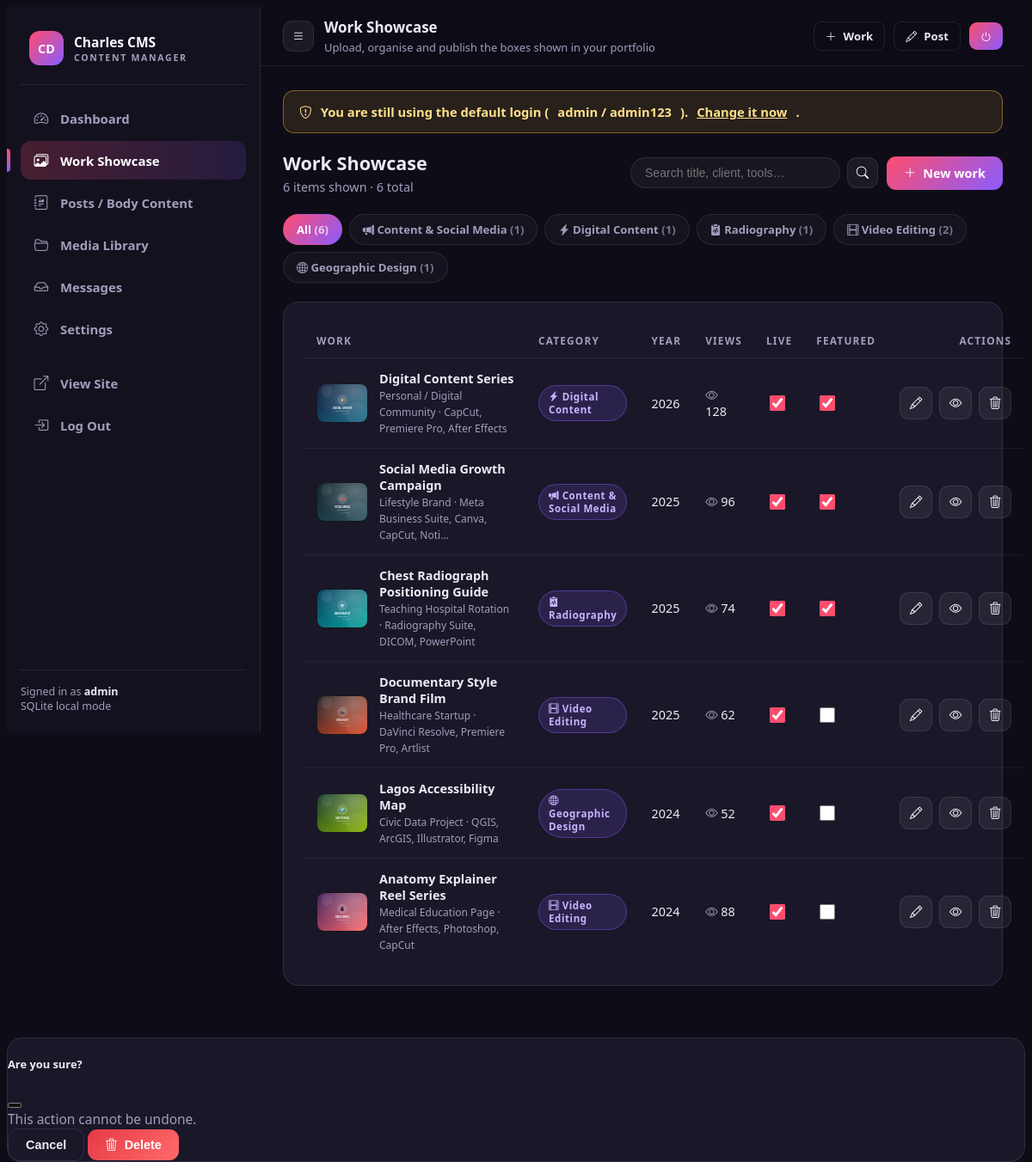
/admin/works.php (signed in), run on the app's committed database.
### tables this page shows
CREATE TABLE users (
                id INTEGER PRIMARY KEY AUTOINCREMENT,
                username TEXT NOT NULL UNIQUE,
                email TEXT NOT NULL DEFAULT '',
                password_hash TEXT NOT NULL,
                full_name TEXT NOT NULL DEFAULT '',
                created_at TEXT NOT NULL DEFAULT (datetime('now')),
                updated_at TEXT NOT NULL DEFAULT (datetime('now'))
            );

CREATE TABLE works (
                id INTEGER PRIMARY KEY AUTOINCREMENT,
                title TEXT NOT NULL,
                slug TEXT NOT NULL,
                category TEXT NOT NULL DEFAULT 'content-social',
                client TEXT NOT NULL DEFAULT '',
                tools TEXT NOT NULL DEFAULT '',
                year TEXT NOT NULL DEFAULT '',
                description TEXT NOT NULL DEFAULT '',
                image TEXT NOT NULL DEFAULT '',
                video_url TEXT NOT NULL DEFAULT '',
                external_url TEXT NOT NULL DEFAULT '',
                status TEXT NOT NULL DEFAULT 'published',
                is_featured INTEGER NOT NULL DEFAULT 0,
                views INTEGER NOT NULL DEFAULT 0,
                created_at TEXT NOT NULL DEFAULT (datetime('now')),
                updated_at TEXT NOT NULL DEFAULT (datetime('now'))
            );

### config/functions.php (called while the page is built, shortened)
<?php
require_once __DIR__ . '/db.php';
function app_base(): string
{
    static $base = null;
    if ($base !== null) {
        return $base;
    }
    $script = str_replace('\\', '/', $_SERVER['SCRIPT_NAME'] ?? '/');
    $dir = dirname($script);
    $dir = str_replace('\\', '/', $dir);
    $dir = preg_replace('#/(admin|actions)$#', '', $dir) ?? $dir;
    if ($dir === '' || $dir === '.') {
        $dir = '/';
    }
    $base = rtrim($dir, '/') . '/';
    return $base;
}
function url(string $path = ''): string
{
    return app_base() . ltrim($path, '/');
}
function e(?string $value): string
{
    return htmlspecialchars((string) $value, ENT_QUOTES | ENT_SUBSTITUTE, 'UTF-8');
}
function excerpt_text(string $html, int $length = 160): string
{
    $text = trim(preg_replace('/\s+/', ' ', strip_tags($html)) ?? '');
    if (mb_strlen($text) <= $length) {
        return $text;
    }
    return rtrim(mb_substr($text, 0, $length)) . '…';
}
function work_categories(): array
{
    return [
        'content-social' => 'Content & Social Media',
        'digital'        => 'Digital Content',
        'radiography'    => 'Radiography',
        'video'          => 'Video Editing',
        'geographic'     => 'Geographic Design',
    ];
}
function category_label(string $key): string
{
    $cats = work_categories();
    return $cats[$key] ?? ucfirst(str_replace('-', ' ', $key));
}
function category_icon(string $key): string
{
    return match ($key) {
        'content-social' => 'bi-megaphone-fill',
        'digital'        => 'bi-lightning-charge-fill',
        'radiography'    => 'bi-clipboard2-pulse-fill',
        'video'          => 'bi-film',
        'geographic'     => 'bi-globe2',
        default          => 'bi-grid',
    };
}
function current_user(): ?array
{
    static $user = false;
    if ($user === false) {
        $user = row('SELECT * FROM users WHERE id = :id', [':id' => (int) $_SESSION['user_id']]);
    }
    return $user;
}
function require_admin(): array
{
    $user = current_user();
    return $user;
}

### config/db.php (called while the page is built, shortened)
<?php
function db(): PDO
{
    static $pdo = null;
    if ($pdo instanceof PDO) {
        return $pdo;
    }
    $options = [
        PDO::ATTR_ERRMODE            => PDO::ERRMODE_EXCEPTION,
        PDO::ATTR_DEFAULT_FETCH_MODE => PDO::FETCH_ASSOC,
        PDO::ATTR_EMULATE_PREPARES   => false,
    ];
    if (DB_DRIVER === 'sqlite') {
        $pdo = new PDO('sqlite:' . SQLITE_PATH, null, null, $options);
        $pdo->exec('PRAGMA journal_mode = WAL');
        $pdo->exec('PRAGMA foreign_keys = ON');
    }
    return $pdo;
}
function q(string $sql, array $params = []): PDOStatement
{
    $stmt = db()->prepare($sql);
    $stmt->execute($params);
    return $stmt;
}
function rows(string $sql, array $params = []): array
{
    return q($sql, $params)->fetchAll();
}
function row(string $sql, array $params = []): ?array
{
    $r = q($sql, $params)->fetch();
    return $r === false ? null : $r;
}
function scalar(string $sql, array $params = [], mixed $default = null): mixed
{
    $v = q($sql, $params)->fetchColumn();
    return $v === false ? $default : $v;
}

### admin/works.php (the view, shortened to what this page needs)
<?php
require_once __DIR__ . '/includes/layout.php';
$cat     = (string) ($_GET['cat'] ?? 'all');
$search  = trim((string) ($_GET['q'] ?? ''));
$filter  = in_array($cat, array_merge(['all'], array_keys(work_categories())), true) ? $cat : 'all';
$sql    = 'SELECT * FROM works WHERE 1=1';
$params = [];
$sql .= ' ORDER BY is_featured DESC, created_at DESC';
$works = rows($sql, $params);
$counts = [
    'all' => (int) scalar('SELECT COUNT(*) FROM works', [], 0),
];
foreach (array_keys(work_categories()) as $key) {
    $counts[$key] = (int) scalar('SELECT COUNT(*) FROM works WHERE category = :c', [':c' => $key], 0);
}
admin_header('Work Showcase', 'works', 'Upload, organise and publish the boxes shown in your portfolio');
?>
<div class="toolbar-row">
  <div>
    <h1>Work Showcase</h1>
    <p><?= (int) count($works) ?> item<?= count($works) === 1 ? '' : 's' ?> shown · <?= $counts['all'] ?> total</p>
  </div>
  <div style="display:flex;gap:10px;flex-wrap:wrap;align-items:center">
    <form method="get" action="<?= e(url('admin/works.php')) ?>" style="display:flex;gap:8px">
      <input type="text" name="q" value="<?= e($search) ?>" placeholder="Search title, client, tools…"
             style="background:rgba(255,255,255,.045);border:1px solid var(--a-line);border-radius:999px;color:var(--a-text);padding:9px 16px;font-size:.88rem;outline:none;min-width:210px">
      <button class="btn-a ghost-icon" type="submit" title="Search"><i class="bi bi-search"></i></button>
    </form>
    <a class="btn-a" href="<?= e(url('admin/work-form.php')) ?>"><i class="bi bi-plus-lg"></i> New work</a>
  </div>
</div>
<div class="filter-pills" style="margin-bottom:22px">
  <a href="<?= e(url('admin/works.php')) ?>" class="<?= $filter === 'all' ? 'on' : '' ?>">All <span style="opacity:.7">(<?= $counts['all'] ?>)</span></a>
  <?php foreach (work_categories() as $key => $label): ?>
    <a href="<?= e(url('admin/works.php?cat=' . urlencode($key))) ?>" class="<?= $filter === $key ? 'on' : '' ?>">
      <i class="bi <?= e(category_icon($key)) ?>"></i> <?= e($label) ?> <span style="opacity:.7">(<?= $counts[$key] ?>)</span>
    </a>
  <?php endforeach; ?>
</div>
<div class="a-card">
  <?php if (!$works): ?>
    <div class="empty-a">
      <i class="bi bi-images"></i>
      <p><?= $search !== '' ? 'No work matches “' . e($search) . '”.' : 'Nothing here yet.' ?></p>
      <a class="btn-a" href="<?= e(url('admin/work-form.php')) ?>"><i class="bi bi-plus-lg"></i> Upload your first piece of work</a>
    </div>
  <?php else: ?>
  <div class="table-responsive-a">
    <table class="a-table">
      <thead>
        <tr>
          <th>Work</th>
          <th>Category</th>
          <th>Year</th>
          <th>Views</th>
          <th>Live</th>
          <th>Featured</th>
          <th style="text-align:right">Actions</th>
        </tr>
      </thead>
      <tbody>
        <?php foreach ($works as $w): $wid = (int) $w['id']; ?>
        <tr>
          <td>
            <div style="display:flex;align-items:center;gap:13px;min-width:230px">
              <img class="thumb-sm" src="<?= e(url($w['image'])) ?>" alt="" loading="lazy">
              <div style="min-width:0">
                <b style="display:block"><?= e($w['title']) ?></b>
                <small style="color:var(--a-muted)"><?= e($w['client'] ?: 'Personal project') ?><?= $w['tools'] ? ' · ' . e(excerpt_text($w['tools'], 40)) : '' ?></small>
              </div>
            </div>
          </td>
          <td><span class="badge-a cat"><i class="bi <?= e(category_icon($w['category'])) ?>"></i> <?= e(category_label($w['category'])) ?></span></td>
          <td><?= e($w['year'] ?: '—') ?></td>
          <td><i class="bi bi-eye" style="color:var(--a-muted)"></i> <?= (int) $w['views'] ?></td>
          <td>
            <label class="check-a" title="Show on the public portfolio">
              <input type="checkbox" data-toggle-url="<?= e(url('actions/toggle.php?type=work&field=status&id=' . $wid)) ?>"
                     <?= $w['status'] === 'published' ? 'checked' : '' ?>>
            </label>
          </td>
          <td>
            <label class="check-a" title="Pin to the front of the grid">
              <input type="checkbox" data-toggle-url="<?= e(url('actions/toggle.php?type=work&field=is_featured&id=' . $wid)) ?>"
                     <?= (int) $w['is_featured'] === 1 ? 'checked' : '' ?>>
            </label>
          </td>
          <td>
            <div style="display:flex;gap:8px;justify-content:flex-end">
              <a class="btn-a ghost-icon" href="<?= e(url('admin/work-form.php?id=' . $wid)) ?>" title="Edit"><i class="bi bi-pencil"></i></a>
              <a class="btn-a ghost-icon" href="<?= e(url('index.php')) ?>#work" target="_blank" title="View on site"><i class="bi bi-eye"></i></a>
              <a class="btn-a ghost-icon del" href="#"
                 data-confirm-url="<?= e(url('actions/delete.php?type=work&id=' . $wid)) ?>"
                 data-confirm-text="Delete “<?= e($w['title']) ?>”? The uploaded image is removed too."
                 title="Delete"><i class="bi bi-trash3"></i></a>
            </div>
          </td>
        </tr>
        <?php endforeach; ?>
      </tbody>
    </table>
  </div>
  <?php endif; ?>
</div>
<?php admin_footer(); ?>

### admin/includes/layout.php (shortened to what this page needs)
<?php
function admin_header(string $title, string $active, string $subtitle = ''): void
{
    $user = require_admin();
    $navItems = [
        'dashboard' => ['index.php', 'bi-speedometer2', 'Dashboard'],
        'works'     => ['works.php', 'bi-images', 'Work Showcase'],
        'posts'     => ['posts.php', 'bi-journal-richtext', 'Posts / Body Content'],
        'media'     => ['media.php', 'bi-folder2-open', 'Media Library'],
        'messages'  => ['messages.php', 'bi-inbox', 'Messages'],
        'settings'  => ['settings.php', 'bi-gear', 'Settings'],
    ];
    ?>
<!DOCTYPE html>
<html lang="en">
<head>
<link rel="stylesheet" href="<?= e(url('assets/vendor/bootstrap-icons/bootstrap-icons.css')) ?>">
<link rel="stylesheet" href="<?= e(url('assets/css/admin.css')) ?>">
</head>
<body class="admin-body">
<div class="admin-shell">
  <aside class="admin-side" id="adminSide">
    <div class="side-brand">
      <span class="mark">CD</span>
      <div>Charles CMS<small>Content Manager</small></div>
    </div>
    <ul class="side-nav">
      <?php foreach ($navItems as $key => $item): ?>
      <li>
        <a href="<?= e(url('admin/' . $item[0])) ?>" class="<?= $active === $key ? 'active' : '' ?>">
          <i class="bi <?= e($item[1]) ?>"></i> <?= e($item[2]) ?>
        </a>
      </li>
      <?php endforeach; ?>
      <li style="margin-top:14px"><a href="<?= e(url('index.php')) ?>" target="_blank"><i class="bi bi-box-arrow-up-right"></i> View Site</a></li>
      <li><a href="<?= e(url('admin/login.php?logout=1')) ?>"><i class="bi bi-box-arrow-in-right"></i> Log Out</a></li>
    </ul>
    <div class="side-foot">
      Signed in as <b style="color:var(--a-text)"><?= e($user['username']) ?></b><br>
      <?= DB_DRIVER === 'sqlite' ? 'SQLite local mode' : 'MySQL database' ?>
    </div>
  </aside>
  <div class="admin-main">
    <div class="admin-top">
      <div style="display:flex;align-items:center;gap:12px">
        <button class="btn-a ghost-icon side-toggle" id="sideToggle" aria-label="Menu"><i class="bi bi-list"></i></button>
        <div>
          <h2><?= e($title) ?></h2>
          <?php if ($subtitle): ?><small style="color:var(--a-muted)"><?= e($subtitle) ?></small><?php endif; ?>
        </div>
      </div>
      <div class="top-actions">
        <a class="btn-a outline sm" href="<?= e(url('admin/work-form.php')) ?>"><i class="bi bi-plus-lg"></i> Work</a>
        <a class="btn-a outline sm" href="<?= e(url('admin/post-form.php')) ?>"><i class="bi bi-pencil"></i> Post</a>
        <a class="btn-a sm" href="<?= e(url('admin/login.php?logout=1')) ?>"><i class="bi bi-power"></i></a>
      </div>
    </div>
    <main class="admin-content">
    <?php if (password_verify(DEFAULT_ADMIN_PASS, (string) scalar('SELECT password_hash FROM users WHERE username = :u', [':u' => DEFAULT_ADMIN_USER], ''))): ?>
      <div class="a-alert warning"><i class="bi bi-shield-exclamation"></i>
        You are still using the default login (<b><?= e(DEFAULT_ADMIN_USER) ?> / <?= e(DEFAULT_ADMIN_PASS) ?></b>).
        <a href="<?= e(url('admin/settings.php')) ?>#security" style="color:inherit;text-decoration:underline">Change it now</a>.
      </div>
    <?php endif; ?>
<?php
}
function admin_footer(): void
{
    ?>
    </main>
  </div>
</div>
<div class="modal fade" id="confirmModal" tabindex="-1" aria-hidden="true">
  <div class="modal-dialog modal-dialog-centered">
    <div class="modal-content">
      <div class="modal-header">
        <h5 class="modal-title" style="font-weight:800">Are you sure?</h5>
        <button type="button" class="btn-close" data-bs-dismiss="modal" aria-label="Close"></button>
      </div>
      <div class="modal-body">
        <p id="confirmText" style="margin:0;color:var(--a-muted)">This action cannot be undone.</p>
      </div>
      <div class="modal-footer">
        <button type="button" class="btn-a outline" data-bs-dismiss="modal">Cancel</button>
        <button type="button" class="btn-a danger" id="confirmYes"><i class="bi bi-trash3"></i> Delete</button>
      </div>
    </div>
  </div>
</div>
</body>
</html>
    <?php
}

### data on the page
users: username "admin"
works: is_featured "1", id "2", image (picture), title "Social Media Growth Campaign", client "Lifestyle Brand", tools "Meta Business Suite, Canva, CapCut, Noti…", category "Content & Social Media", year "2025", views "96", status "☑", is_featured "☑"
works: image (picture), title "Digital Content Series", client "Personal / Digital Community", tools "CapCut, Premiere Pro, After Effects", category "Digital Content", year "2026", views "128", status "☑", is_featured "☑"
works: image (picture), title "Chest Radiograph Positioning Guide", client "Teaching Hospital Rotation", tools "Radiography Suite, DICOM, PowerPoint", category "Radiography", year "2025", views "74", status "☑", is_featured "☑"
works: image (picture), title "Documentary Style Brand Film", client "Healthcare Startup", tools "DaVinci Resolve, Premiere Pro, Artlist", category "Video Editing", year "2025", views "62", status "☑"
works: image (picture), title "Lagos Accessibility Map", client "Civic Data Project", tools "QGIS, ArcGIS, Illustrator, Figma", category "Geographic Design", year "2024", views "52", status "☑"
works: image (picture), title "Anatomy Explainer Reel Series", client "Medical Education Page", tools "After Effects, Photoshop, CapCut", category "Video Editing", year "2024", views "88", status "☑"

### other printed values
$item[2] "Dashboard"
$item[2] "Work Showcase"
$item[2] "Posts / Body Content"
$item[2] "Media Library"
$item[2] "Messages"
$item[2] "Settings"
$title "Work Showcase"
$subtitle "Upload, organise and publish the boxes shown in your portfolio"
DEFAULT_ADMIN_USER "admin"
DEFAULT_ADMIN_PASS "admin123"
count($works) "6"
$counts['all'] "6"
$label "Content & Social Media"
$label "Digital Content"
$label "Radiography"
